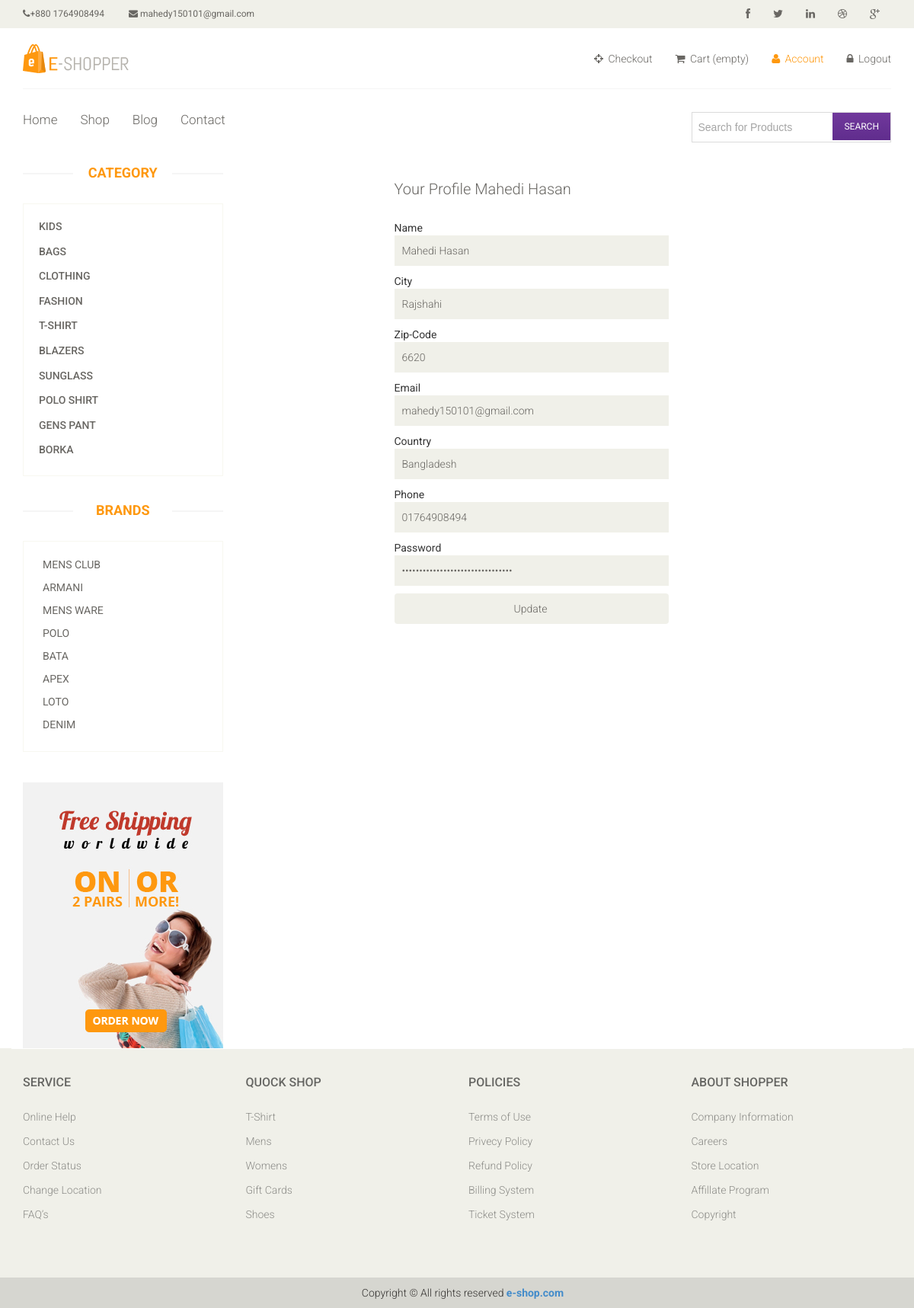
Page /profile.php (signed in) on the committed database.
### tables this page shows
CREATE TABLE `tbl_address` (
  `id` int(11) NOT NULL,
  `phone` varchar(32) NOT NULL,
  `email` varchar(32) NOT NULL
);

CREATE TABLE `tbl_category` (
  `id` int(11) NOT NULL,
  `cat_name` varchar(55) NOT NULL,
  `date` timestamp NOT NULL DEFAULT CURRENT_TIMESTAMP
);

CREATE TABLE `tbl_brand` (
  `id` int(11) NOT NULL,
  `brand_name` varchar(32) NOT NULL,
  `date` timestamp NOT NULL DEFAULT CURRENT_TIMESTAMP
);

CREATE TABLE `tbl_customer` (
  `id` int(11) NOT NULL,
  `name` varchar(32) NOT NULL,
  `city` varchar(32) NOT NULL,
  `zip` int(11) NOT NULL,
  `email` varchar(32) NOT NULL,
  `country` varchar(32) NOT NULL,
  `phone` varchar(32) NOT NULL,
  `password` varchar(32) NOT NULL
);

### library/Database.php (called while the page is built, shortened)
<?php
Class Database{
	public $host   = DB_HOST;
	public $user   = DB_USER;
	public $pass   = DB_PASS;
	public $dbname = DB_NAME;
	public $link;
	private function connectDB(){
	$this->link = new mysqli($this->host, $this->user, $this->pass, $this->dbname);
     $this->link->query("set_character_setresults='utf8'");
     $this->link->set_charset("utf8");
   }
	public function select($query){
		$result = $this->link->query($query) or die($this->link->error.__LINE__);
		if($result->num_rows > 0){
			return $result;
		} else {
			return false;
		}
	}
}

### library/Session.php (called while the page is built, shortened)
<?php
class Session
{
	public static function get($key){
		if (isset($_SESSION[$key])){
			$result = $_SESSION[$key];
		}
		if (isset($result)) {
			return $result;
		}else{
			return false;
		}
	}
}
?>

### classes/cart.php (called while the page is built, shortened)
<?php
 $filepath = realpath(dirname(__FILE__));
 include_once($filepath.'/../library/Database.php');
  class Cart
  {
  	private  $db;
  	function __construct()
  	{
  		$this->db = new Database();
  	}
      public function checkcartRow(){
         $session_id = session_id();
         $query = "SELECT * FROM tbl_cart where session_id = '$session_id'";
         $result = $this->db->select($query);
         return $result;
      }
     }
?>

### classes/category.php (called while the page is built, shortened)
<?php
 $filepath = realpath(dirname(__FILE__));
 include_once ($filepath.'/../library/Database.php');
  class Category
  {
  	private $db;
  	function __construct()
  	{
  		$this->db = new Database();
  	}
    public function getCategoryName(){
       $query = "SELECT * FROM tbl_category";
              $result = $this->db->select($query);
               return $result;
    }
    public function getBrandsName(){
      $query = "SELECT * FROM tbl_brand";
              $result = $this->db->select($query);
               return $result;
    }
  }
?>

### classes/User.php (called while the page is built, shortened)
<?php
 $filepath = realpath(dirname(__FILE__));
 include_once ($filepath.'/../library/Database.php');
  class User
  {
  	private $db;
  	function __construct()
  	{
  		$this->db = new Database();
  	}
        public function userProfile($id){
           $query  = "SELECT * FROM tbl_customer WHERE id = '$id'";
           $result = $this->db->select($query);
           return $result;
        }
  }
?>

### profile.php (the view, shortened to what this page needs)
<?php include('include/header.php'); ?>
<section>
		<div class="container">
			<div class="row">
			<?php include('include/sidebar.php'); ?>
           <?php
                $name = Session::get("name");
                $id = Session::get("userId");
                $profile = $user->userProfile($id);
           ?>
<div class="container">
<div class="row">
<div class="col-sm-2">
</div>
<div class="col-sm-4"  style="margin-bottom: 200px;">
	<div class="signup-form">
		<h2>Your Profile <?php echo $name; ?></h2>
        <?php
        if ( $profile) {
        while ( $data = $profile->fetch_assoc()) {
        ?>
<form action="" method="post">
	<table>
	<input type="text" name="name" value="<?php echo $data['name']; ?>" />
	<input type="text" name="city" value="<?php echo $data['city']; ?>"/>
	<input type="text" name="zip" value="<?php echo $data['zip']; ?>"/>
	<input type="email" name="email" value="<?php echo $data['email']; ?>"/>
<input type="text"  name="country" value="<?php echo $data['country']; ?>"/>
	<input type="text" name="phone" value="<?php echo $data['phone']; ?>"/>
<input type="password" name="password" value="<?php echo $data['password']; ?>"/>
	<input type="submit" name="submit" class="btn btn-info" value="Update">
  </table>
</form>
	<?php } }  ?>
	</div>
</div>
</div>
</div>
	</section>
	<?php include('include/footer.php'); ?>

### include/header.php (shortened to what this page needs)
<?php
include'library/Session.php';
?>
<?php include'library/Database.php'; ?>
<?php include'classes/cart.php'; ?>
<?php include'classes/User.php'; ?>
<?php
     $db = new Database();
     $cart = new Cart();
     $user = new User();
 ?>
<!DOCTYPE html>
<html lang="en">
<head>
    <link href="css/bootstrap.min.css" rel="stylesheet">
    <link href="css/font-awesome.min.css" rel="stylesheet">
    <link href="css/prettyPhoto.css" rel="stylesheet">
    <link href="css/price-range.css" rel="stylesheet">
    <link href="css/animate.css" rel="stylesheet">
	<link href="css/main.css" rel="stylesheet">
	<link href="css/responsive.css" rel="stylesheet">
</head>
     <?php
            $path = $_SERVER['SCRIPT_FILENAME'];
            $current_page = basename($path,'.php');
      ?>
<body>
	<header id="header">
		<div class="header_top">
			<div class="container">
				<div class="row">
					<div class="col-sm-6">
						<div class="contactinfo">
	 <?php
        $query  = "SELECT * FROM tbl_address";
        $result = $db->select($query);
         if ($result) {
          while ( $data = $result->fetch_assoc()) {
       ?>
							<ul class="nav nav-pills">
								<li><a href="#"><i class="fa fa-phone"></i><?php  echo $data['phone'];?></a></li>
								<li><a href="#"><i class="fa fa-envelope"></i> <?php  echo $data['email'];?> </a></li>
							</ul>
							<?php } } ?>
						</div>
					</div>
					<div class="col-sm-6">
						<div class="social-icons pull-right">
							<ul class="nav navbar-nav">
								<li><a href="#"><i class="fa fa-facebook"></i></a></li>
								<li><a href="#"><i class="fa fa-twitter"></i></a></li>
								<li><a href="#"><i class="fa fa-linkedin"></i></a></li>
								<li><a href="#"><i class="fa fa-dribbble"></i></a></li>
								<li><a href="#"><i class="fa fa-google-plus"></i></a></li>
							</ul>
						</div>
					</div>
				</div>
			</div>
		</div>
		<div class="header-middle">
			<div class="container">
				<div class="row">
					<div class="col-sm-4">
						<div class="logo pull-left">
							<a href="index.php"><img src="images/home/logo.png" alt="" /></a>
						</div>
					</div>
					<div class="col-sm-8">
						<div class="shop-menu pull-right">
							<ul class="nav navbar-nav">
                              <?php
                              $login = Session::get("login");
                              if ($login) {
                              ?>
                             <li><a
        <?php
		  if ($current_page == 'checkout')
		  	{ echo 'id="active"';
		  }
		 ?>
                             	href="checkout"><i class="fa fa-crosshairs"></i> Checkout</a></li>
                             <li><a
        <?php
		  if ($current_page == 'cart')
		  	{ echo 'id="active"';
		  }
		 ?>
                              href="cart"><i class="fa fa-shopping-cart"></i> Cart
                                 <?php
                                 $getData = $cart->checkcartRow();
                                   if ($getData) {
                                        $sum = Session::get("sum");
                                        $count = Session::get("count");
                                       if ($sum){
                                      	echo "$".$sum." - ".$count." item";
                                     }
                                   }else{
                                   	echo "(empty)";
                                   	 }
                                 ?>
                              </a></li>
                             <li><a
        <?php
		  if ($current_page == 'profile')
		  	{ echo 'id="active"';
		  }
		 ?>
                              href="profile"><i class="fa fa-user"></i> Account</a></li>
							 <li><a href="?userid=<?php echo Session::get("userId"); ?>"><i class="fa fa-lock"></i> Logout</a></li>
                              <?php } ?>
							</ul>
						</div>
					</div>
				</div>
			</div>
		</div>
		<div class="header-bottom">
			<div class="container">
				<div class="row">
					<div class="col-sm-9">
<div class="mainmenu pull-left">
<ul class="nav navbar-nav collapse navbar-collapse">
	<li><a
		<?php
		  if ($current_page == 'index')
		  	{ echo 'id="active"';
		  }
		  ?>
	     href="index">Home</a></li>
	<li><a
		 <?php
		  if ($current_page == 'shop')
		  	{ echo 'id="active"';
		  }
		  ?>
		href="shop">Shop</a></li>
	<li><a
		<?php
		  if ($current_page == 'blog')
		  	{ echo 'id="active"';
		  }
		  ?>
      href="blog">Blog</a></li>
	<li><a
      <?php
		  if ($current_page == 'contact')
		  	{ echo 'id="active"';
		  }
	   ?>
	 href="contact">Contact</a></li>
</ul>
</div>
</div>
		<div class="col-sm-3">
			   <div class="search">
				    <form action="search.php" method="get">
				    	<input type="text" value="Search for Products" onfocus="this.value = '';" onblur="if (this.value == '') {this.value = 'Search for products';}" name="search">
				    	<input type="submit" value="SEARCH">
				    </form>
			    </div>
		</div>
				</div>
			</div>
		</div>
	</header>

### include/sidebar.php
<?php include('classes/category.php'); ?>
<div class="col-sm-3">
					<div class="left-sidebar">
						<h2>Category</h2>
						<div class="panel-group category-products" id="accordian">
					<?php
					      $cat = new Category();
                          $category = $cat->getCategoryName();
                          if($category){
                          	while ( $data = $category->fetch_assoc()) {
					?>
							<div class="panel panel-default">
								<div class="panel-heading">
<h4 class="panel-title"><a href="categoryproduct?cat_id=<?php echo $data['id']; ?>"><?php echo $data['cat_name']; ?></a></h4>
			                  </div>
							</div>
							<?php } } ?>
						</div>
						<div class="brands_products">
							<h2>Brands</h2>
							<div class="brands-name">
					<?php
					      $cat = new Category();
                          $brand = $cat->getBrandsName();
                          if($brand){
                          	while ( $data = $brand->fetch_assoc()) {
					?>
								<ul class="nav nav-pills nav-stacked">
									<li><a href="brandproduct?brand_id=<?php echo $data['id']; ?>""><?php echo $data['brand_name']; ?></a></li>
								</ul>
						<?php } } ?>
						</div>
					</div>
<div class="shipping text-center">
					<img src="images/home/shipping.jpg" alt="" />
				</div>
					</div>
				</div>

### css/main.css (style rules this page uses)
body { font-family: 'Roboto', sans-serif; background:; position: relative; font-weight:400px; }
ul li { list-style: none; }
a { -webkit-transition: 300ms; -moz-transition: 300ms; -o-transition: 300ms; transition: 300ms; }
h1, h2, h3, h4, h5, h6 { font-family: 'Roboto', sans-serif; }
.header_top { background: none repeat scroll 0 0 #F0F0E9; }
.contactinfo ul li:first-child { margin-left: -15px; }
.contactinfo ul li a { font-size: 12px; color: #696763; font-family: 'Roboto', sans-serif; }
.social-icons ul li a { border: 0 none; border-radius: 0; color: #696763; padding:0px; }
.social-icons ul li { display:inline-block; }
.social-icons ul li a i { padding: 11px 15px; transition: all 0.9s ease 0s; -moz-transition: all 0.9s ease 0s; -webkit-transition: all 0.9s ease 0s; -o-transition: all 0.9s ease 0s; }
.header-middle .container .row { border-bottom: 1px solid #f5f5f5; margin-left: 0; margin-right: 0; padding-bottom: 20px; padding-top: 20px; }
.header-middle .container .row .col-sm-4 { padding-left: 0; }
.header-middle .container .row .col-sm-8 { padding-right:0; }
.shop-menu ul li { display:inline-block; padding-left: 15px; padding-right: 15px; }
.shop-menu ul li:last-child { padding-right: 0; }
.shop-menu ul li a { background: #FFFFFF; color: #696763; font-family: 'Roboto', sans-serif; font-size: 14px; font-weight: 300; padding:0; padding-right: 0; margin-top: 10px; }
.shop-menu ul li a i { margin-right:3px; }
.header-bottom { padding-bottom: 30px; padding-top: 30px; }
.navbar-collapse.collapse { padding-left: 0; }
.mainmenu ul li { padding-right: 15px; padding-left: 15px; }
.mainmenu ul li:first-child { padding-left: 0px; }
.mainmenu ul li a { color: #696763; font-family: 'Roboto', sans-serif; font-size: 17px; font-weight: 300; padding: 0; padding-bottom: 10px; }
.category-products { border: 1px solid #F7F7F0; margin-bottom: 35px; padding-bottom: 20px; padding-top: 15px; }
.left-sidebar h2, .brands_products h2 { color: #FE980F; font-family: 'Roboto', sans-serif; font-size: 18px; font-weight: 700; margin: 0 auto 30px; text-align: center; text-transform: uppercase; position: relative; z-index:3; }
.left-sidebar h2:after, h2.title:after { content: " "; position: absolute; border: 1px solid #f5f5f5; bottom:8px; left: 0; width: 100%; height: 0; z-index: -2; }
.left-sidebar h2:before { content: " "; position: absolute; background: #fff; bottom: -6px; width: 130px; height: 30px; z-index: -1; left: 50%; margin-left: -65px; }
.category-products .panel { background-color: #FFFFFF; border: 0px; border-radius: 0px; box-shadow:none; margin-bottom: 0px; }
.category-products .panel-default .panel-heading { background-color: #FFFFFF; border: 0 none; color: #FFFFFF; padding: 5px 20px; }
.category-products .panel-default .panel-heading .panel-title a { color: #696763; font-family: 'Roboto', sans-serif; font-size: 14px; text-decoration: none; text-transform: uppercase; }
.brands-name { border: 1px solid #F7F7F0; padding-bottom: 20px; padding-top: 15px; }
.brands-name .nav-stacked li a { background-color: #FFFFFF; color: #696763; font-family: 'Roboto', sans-serif; font-size: 14px; padding: 5px 25px; text-decoration: none; text-transform: uppercase; }
.shipping { background-color: #F2F2F2; margin-top: 40px; overflow: hidden; padding-top: 20px; position: relative; }
.login-form h2, .signup-form h2 { color: #696763; font-family: 'Roboto', sans-serif; font-size: 20px; font-weight: 300; margin-bottom: 30px; }
.login-form form input, .signup-form form input { background: #F0F0E9; border: medium none; color: #696763; display: block; font-family: 'Roboto', sans-serif; font-size: 14px; font-weight: 300; height: 40px; margin-bottom: 10px; outline: medium none; padding-left: 10px; width: 100%; }

### rows in the picture
tbl_address: phone "+880 1764908494", email "mahedy150101@gmail.com"
tbl_category: cat_name "KIDS"
tbl_category: cat_name "BAGS"
tbl_category: cat_name "CLOTHING"
tbl_category: cat_name "FASHION"
tbl_category: cat_name "T-SHIRT"
tbl_category: cat_name "BLAZERS"
tbl_category: cat_name "SUNGLASS"
tbl_category: cat_name "POLO SHIRT"
tbl_category: cat_name "GENS PANT"
tbl_category: cat_name "BORKA"
tbl_brand: brand_name "MENS CLUB"
tbl_brand: brand_name "ARMANI"
tbl_brand: brand_name "MENS WARE"
tbl_brand: brand_name "POLO"
tbl_brand: brand_name "BATA"
tbl_brand: brand_name "APEX"
tbl_brand: brand_name "LOTO"
tbl_brand: brand_name "DENIM"
tbl_customer: name "Mahedi Hasan", city "Rajshahi", zip "6620", email "mahedy150101@gmail.com", country "Bangladesh", phone "01764908494"

### other values in the picture
$name "Mahedi Hasan"
